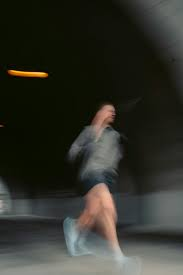
#> input picture react teach/mvp teach/my-node-project/Жаринов/7/run2.jpg, 183 x 275 px
$ python 32.py
#> lines starting #> are read from the running program, lines starting #| are printed output that depends on the picture
import cv2
from skimage import restoration
import numpy as np
import matplotlib.pyplot as plt

# Параметры
image_path = 'run2.jpg'  # Путь к изображению
mask_size =11            # Размер маски
mask_angle = -120        # Угол размаза в градусах
noise_variance = 0.1   # Уровень шума

# Функция, создающая маску:
# size - размер маски в пикселях,
# angle - направление размазывания в градусах
def blur_mask(size, angle):
    k = np.zeros((size, size), dtype=np.float32)
    k[(size - 1) // 2, :] = np.ones(size, dtype=np.float32)
    k = cv2.warpAffine(k,
                       cv2.getRotationMatrix2D((size / 2 - 0.5, size / 2 - 0.5),
                                                angle, 1.0),
                       (size, size))
    k = k / np.sum(k)  # Нормировка
    return k

# Чтение входного изображения
input_image = cv2.imread(image_path)
#> input_image is the input picture: shape (275, 183, 3); mean B, G, R 41.5, 49.5, 48.7

# Нормировка данных изображения и перевод во float
input_image = input_image.astype(np.float32) / 255.

# Задаем искажающую маску в виде матрицы
PSF_blur = blur_mask(size=mask_size, angle=mask_angle)
print(PSF_blur)  # Посмотрим на искажающую маску

# Двумерная инверсная винеровская фильтрация
image_deblur = input_image.copy()

# Обработка по трем цветовым каналам раздельно
# ---------------------------------------------------------
image_deblur[:, :, 0] = restoration.wiener(input_image[:, :, 0], PSF_blur, noise_variance)
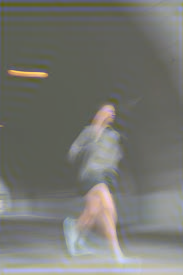
#> image_deblur: shape (275, 183, 3) float32; mean B, G, R 0.163, 0.194, 0.191; drawn with min black and max white
image_deblur[:, :, 1] = restoration.wiener(input_image[:, :, 1], PSF_blur, noise_variance)
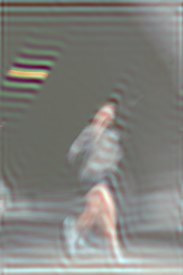
#> image_deblur: shape (275, 183, 3) float32; mean B, G, R 0.163, 0.194, 0.191; drawn with min black and max white
image_deblur[:, :, 2] = restoration.wiener(input_image[:, :, 2], PSF_blur, noise_variance)
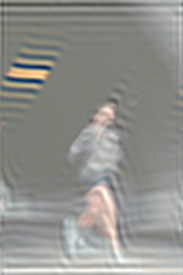
#> image_deblur: shape (275, 183, 3) float32; mean B, G, R 0.163, 0.194, 0.191; drawn with min black and max white
# ---------------------------------------------------------

# Ограничение и денормировка
image_deblur = np.clip(image_deblur, 0., 1.)
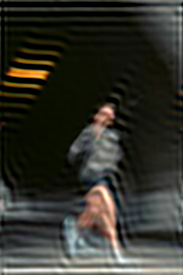
#> image_deblur: shape (275, 183, 3) float32; mean B, G, R 0.169, 0.2, 0.2
image_deblur = (image_deblur * 255.).astype(np.uint8)

# Визуализация исходного и восстановленного изображений и карты маски
plt.figure(figsize=(15, 5))

# Исходное изображение
plt.subplot(1, 3, 1)
plt.imshow(cv2.cvtColor(input_image, cv2.COLOR_BGR2RGB))
plt.title('Исходное изображение')
plt.axis('off')

# Восстановленное изображение
plt.subplot(1, 3, 2)
plt.imshow(cv2.cvtColor(image_deblur, cv2.COLOR_BGR2RGB))
plt.title('Восстановленное изображение')
plt.axis('off')

# Карта маски
plt.subplot(1, 3, 3)
plt.imshow(PSF_blur, cmap='gray')
plt.title('Карта маски')
plt.axis('off')

plt.tight_layout()
plt.show()
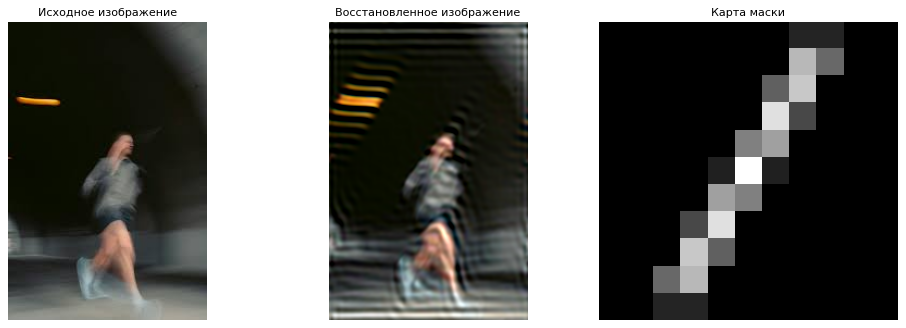
#> figure drawn by matplotlib, 3 panels
